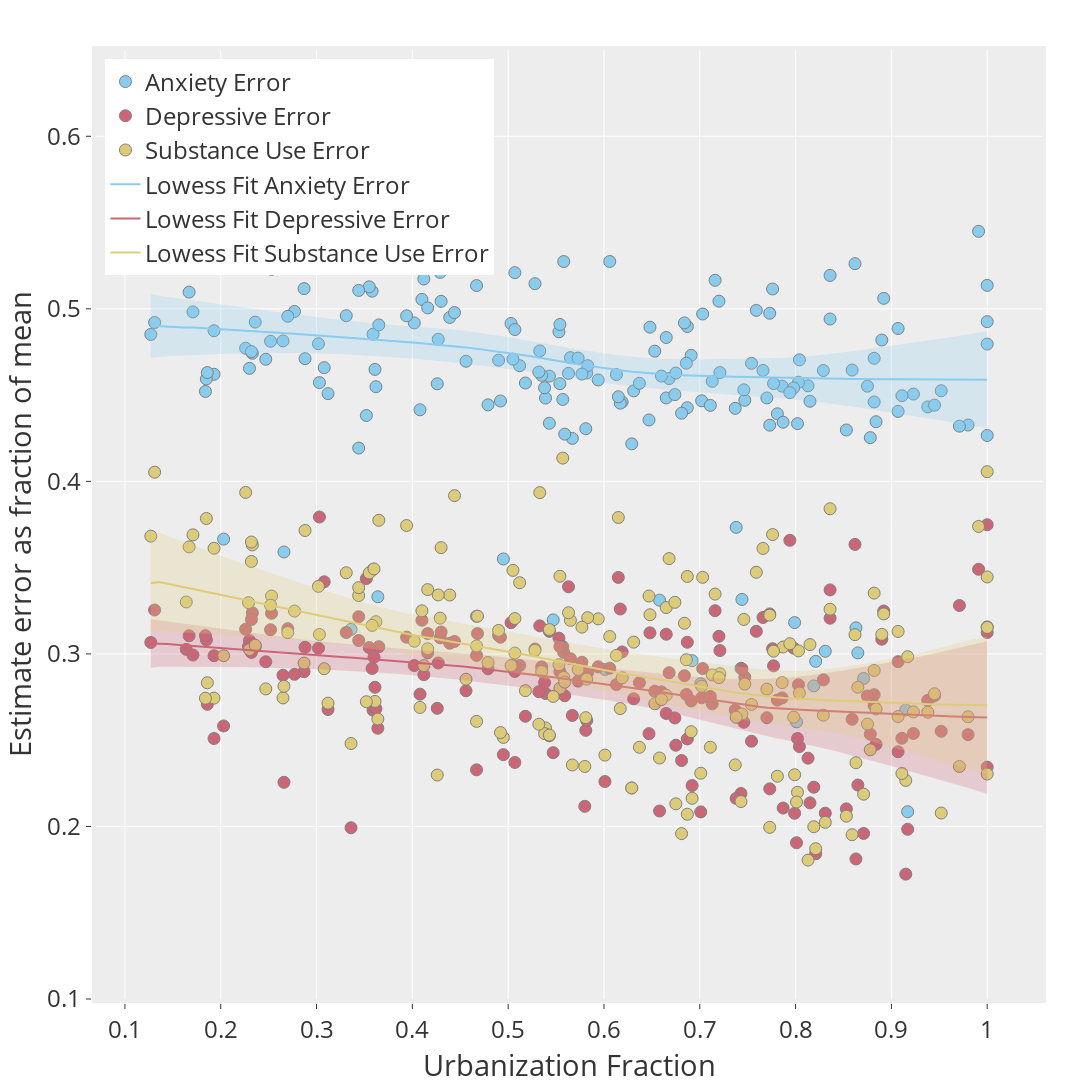

Write notebook code for a chart like this one.
### Markdown cell above
# Plot estimate error from GBD data vs urbanization

### Code cell
#Column headers and x,y values
labels = ['Anxiety Error', 'Depressive Error','Substance Use Error']
x = df['2017_urban']
anx_error = (df['upper_anxiety']-df['lower_anxiety'])/df['val_anxiety']
dep_error = (df['upper_depressive']-df['lower_depressive'])/df['val_depressive']
sub_error = (df['upper_substanceuse']-df['lower_substanceuse'])/df['val_substanceuse']
y = [anx_error, dep_error, sub_error]
hovertext = df['location_name']

fig = plotdata(x,y,labels, colors, hovertext, bubble=False)
fig.update_layout(
    legend=dict(
        x=0.01,
        y=0.99,
        traceorder='normal',
        font=dict(
            size=24),
    ),
    yaxis_range=[0.1,0.65],
    xaxis_title_text='Urbanization Fraction',
    yaxis_title_text='Estimate error as fraction of mean',
    template='ggplot2' # choose from one of the pre-defined templates
)
fig.show()
error_plot= fig
